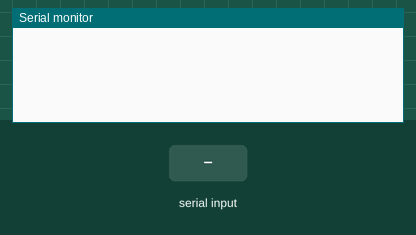
A sketch run on a simulated Arduino Uno, built with avr-gcc and run on an emulated ATmega328P. Parts: the last lines printed to the serial monitor. The inputs (shaded band) are chosen by the test bench.

Above: at 0.9 s.
1.0 s: "handshake_type\n" received over Serial
At 1.4 s:
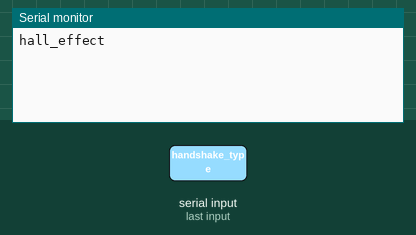
2.5 s: "handshake_ok\n" received over Serial
At 3.3 s:
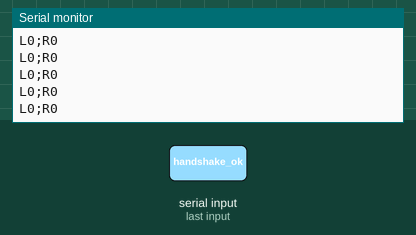

Measured:
- after the input at 1.0 s, the serial monitor: prints a new line at once (image 1)
- after the input at 2.5 s, the serial monitor: prints a new line at once (image 2)

The sketch:

dyno_halleffect.ino
```cpp
#include <TimerOne.h>
#include <avr/wdt.h> //for restarting the Arduino on command

#define HALL_EFFECT_LEFT 2
#define HALL_EFFECT_RIGHT 3
#define SAMPLE_PERIOD_US 5000 // microseconds (200 Hz sample rate)
#define BAUD_RATE 115200

uint8_t num_teeth_left = 0;
uint8_t num_teeth_right = 0;

void setup() {

  // Turn off the watchdog timer
  wdt_disable();

  // start serial uart stuff
  Serial.begin(BAUD_RATE);

  /*pinMode(HALL_EFFECT_LEFT, INPUT);
  attachInterrupt(digitalPinToInterrupt(HALL_EFFECT_LEFT), hall_effect_left_isr, FALLING);
  pinMode(HALL_EFFECT_RIGHT, INPUT);
  attachInterrupt(digitalPinToInterrupt(HALL_EFFECT_RIGHT), hall_effect_right_isr, FALLING);*/

  // Handshake with the python script before sending out data
  bool python_handshake = false;

  // Loop continuously while waiting for Python script initialize and confirm handshake
  while (python_handshake == false) {

    if (Serial.available()){
      // Read in the handshake bytes
      char ser_in[15] = "0";
      Serial.readBytesUntil('\n', ser_in, 15);
      // Convert the bytes to Arduino's String type
      String ser_in_str = String(ser_in);
      // Check if the python script is requesting the type of Arduino (this script is for the hall effect one)
      if (ser_in_str == "handshake_type") {
        Serial.println("hall_effect");
      }
      // Or see if Python wants to confirm it is done handshaking and for the Arduino to start outputting data
      else if (ser_in_str == "handshake_ok") {
        python_handshake = true;
      }
    }
  }

  // Handshake completed successfully
  // Set timer1 to a 200Hz rate and attach an ISR which sends out the speed data to the timer's interrupt
  Timer1.initialize(SAMPLE_PERIOD_US);  // send data every 5000 us (200Hz)
  Timer1.attachInterrupt(data_to_python_isr);
}

void loop() {
  /*// Make bs speed data (for testing while not connected to hall effect wheel)
  static uint16_t skip = 0;
  if (skip == 0) {
    num_teeth_left++;
    num_teeth_right++;
  }
  skip<10000 ? skip++ : skip=0;*/

  if (Serial.available()) {
    // Read in any bytes from Python
    char ser_in[15] = "0";
    Serial.readBytesUntil('\n', ser_in, 15);
    // Convert the bytes to Arduino's String type
    String ser_in_str = String(ser_in);
    // Check if the python script has requested that the Arduino reboot
    if (ser_in_str == "reboot_now") {
      // Enable watchdog timer for 250ms expiration.
      // Since we won't be "kicking the dog", this will restart the Arduino upon expiration
      wdt_enable(WDTO_250MS);
    }
  }
}

void data_to_python_isr(void) {
  // Send out speed data
  Serial.print("L");
  Serial.print(num_teeth_left);
  Serial.print(";");
  Serial.print("R");
  Serial.println(num_teeth_left);
  // Reset the number of teeth that have passed
  num_teeth_left = 0;
  num_teeth_right = 0;
}


void hall_effect_left_isr(void) {
  num_teeth_left++;
}

void hall_effect_right_isr(void) {
  num_teeth_right++;
}
```
